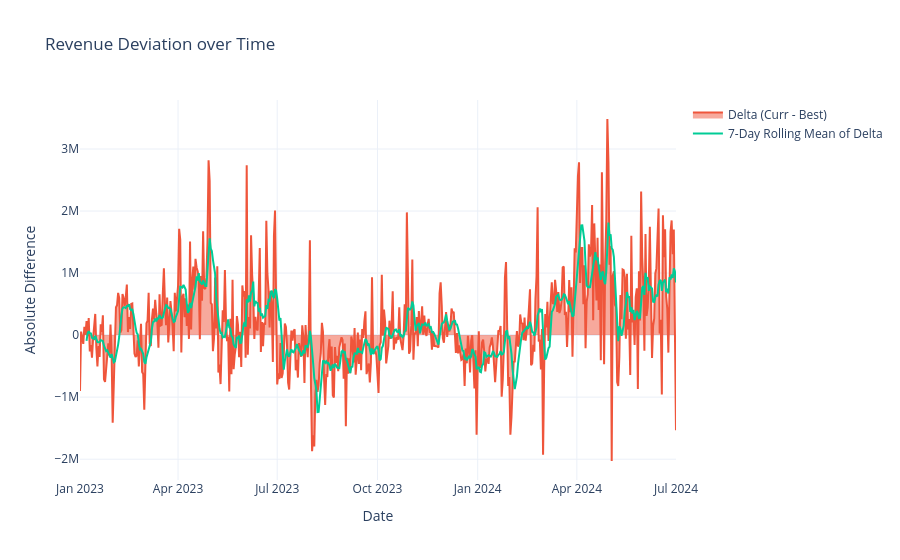
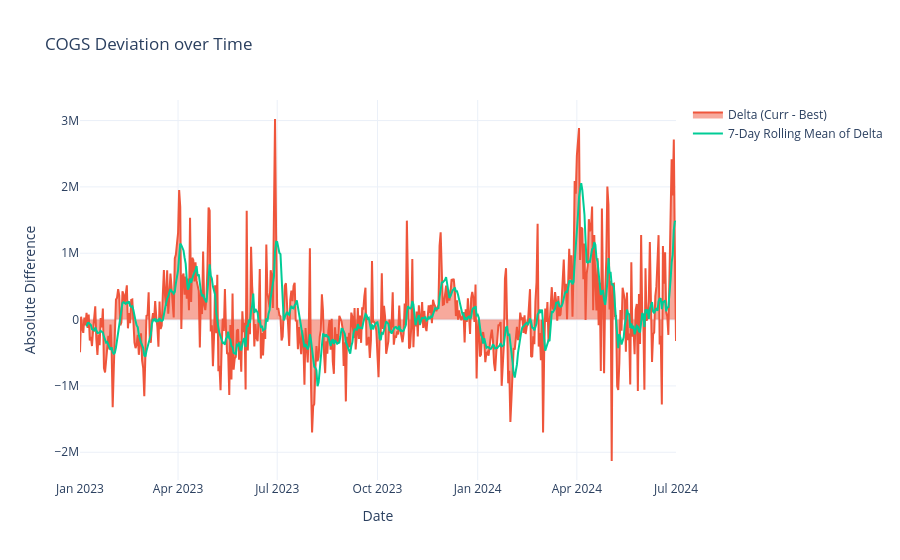

Source (notebook cell) for these figures, in order:
### Markdown cell above
### 4. Deviation & Bias Analysis
Identify where the current model deviates from the benchmark. A positive delta means the current forecast is higher than the best benchmark.

### Code cell
for target in ['Revenue', 'COGS']:
    df[f'{target}_delta'] = df[f'{target}_curr'] - df[f'{target}_best']
    df[f'{target}_pct_diff'] = (df[f'{target}_delta'] / df[f'{target}_best']) * 100

def plot_delta(df, target):
    fig = go.Figure()
    
    # Area for delta
    fig.add_trace(go.Scatter(
        x=df['Date'], y=df[f'{target}_delta'],
        fill='tozeroy',
        name='Delta (Curr - Best)',
        line=dict(color='#EF553B')
    ))
    
    # Rolling average of delta
    fig.add_trace(go.Scatter(
        x=df['Date'], y=df[f'{target}_delta'].rolling(7).mean(),
        name='7-Day Rolling Mean of Delta',
        line=dict(color='#00CC96', width=2)
    ))
    
    fig.update_layout(
        title=f'{target} Deviation over Time',
        xaxis_title='Date',
        yaxis_title='Absolute Difference',
        hovermode='x unified',
        template='plotly_white'
    )
    fig.show()

plot_delta(df, 'Revenue')
plot_delta(df, 'COGS')

### Figure 1 — Plotly figure (JSON) as saved in the notebook; plotly's stock layout.template omitted (floating-point values rounded to 4 significant figures; data arrays with more than 128 entries replaced by an {"elided": "..."} marker saying what was removed)
{"data": [{"fill": "tozeroy", "line": {"color": "#EF553B"}, "name": "Delta (Curr - Best)", "type": "scatter", "x": {"elided": "548 str values"}, "y": {"elided": "548 float values"}}, {"line": {"color": "#00CC96", "width": 2}, "name": "7-Day Rolling Mean of Delta", "type": "scatter", "x": {"elided": "548 str values"}, "y": {"elided": "548 float values"}}], "layout": {"hovermode": "x unified", "title": {"text": "Revenue Deviation over Time"}, "xaxis": {"title": {"text": "Date"}}, "yaxis": {"title": {"text": "Absolute Difference"}}}}

### Figure 2 — Plotly figure (JSON) as saved in the notebook; plotly's stock layout.template omitted (floating-point values rounded to 4 significant figures; data arrays with more than 128 entries replaced by an {"elided": "..."} marker saying what was removed)
{"data": [{"fill": "tozeroy", "line": {"color": "#EF553B"}, "name": "Delta (Curr - Best)", "type": "scatter", "x": {"elided": "548 str values"}, "y": {"elided": "548 float values"}}, {"line": {"color": "#00CC96", "width": 2}, "name": "7-Day Rolling Mean of Delta", "type": "scatter", "x": {"elided": "548 str values"}, "y": {"elided": "548 float values"}}], "layout": {"hovermode": "x unified", "title": {"text": "COGS Deviation over Time"}, "xaxis": {"title": {"text": "Date"}}, "yaxis": {"title": {"text": "Absolute Difference"}}}}
